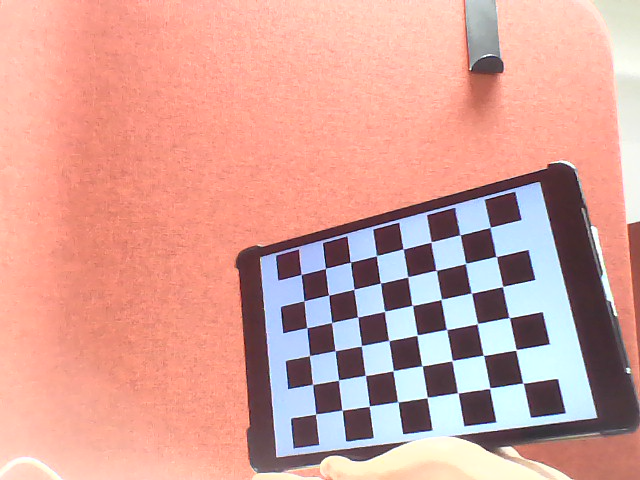
#> input picture images/img0.png, 640 x 480 px; its folder holds 5 pictures in this run
$ python calibrationMonocular.py   (older library calls are emulated)
#> lines starting #> are read from the running program, lines starting #| are printed output that depends on the picture; after the words box and inside, x2 and y2 are one past the last pixel; in counts of white or black regions, pixels touching at a corner belong together
import numpy as np
import cv2
import glob


# im Docker False, lokal auf True setzen
SHOW_IMAGES = False

# Definiere die Anzahl der inneren Ecken in der Schachbrettmuster
chessboard_size = (6, 8)
# abbruchkriterien für die Kalibrierung
criteria = (cv2.TERM_CRITERIA_EPS + cv2.TERM_CRITERIA_MAX_ITER, 30, 0.001)

# Arrays zur Speicherung der Objektpunkte und Bildpunkte
objpoints = []  # 3D Punkte in der realen Welt
imgpoints = []  # 2D Punkte in der Bildebene

# Erstelle die Objektpunkte basierend auf der Schachbrettgröße
objp = np.zeros((chessboard_size[0] * chessboard_size[1], 3), np.float32)
objp[:, :2] = np.mgrid[0:chessboard_size[0], 0:chessboard_size[1]].T.reshape(-1, 2)

# Lade alle Bilder aus dem Verzeichnis 'images' mit der Endung .png
images = glob.glob('images/*.png')
index = 0

for fname in images:
    img = cv2.imread(fname)
#> img is the input picture: shape (480, 640, 3); mean B, G, R 151, 160.1, 214.5
    gray = cv2.cvtColor(img, cv2.COLOR_BGR2GRAY)
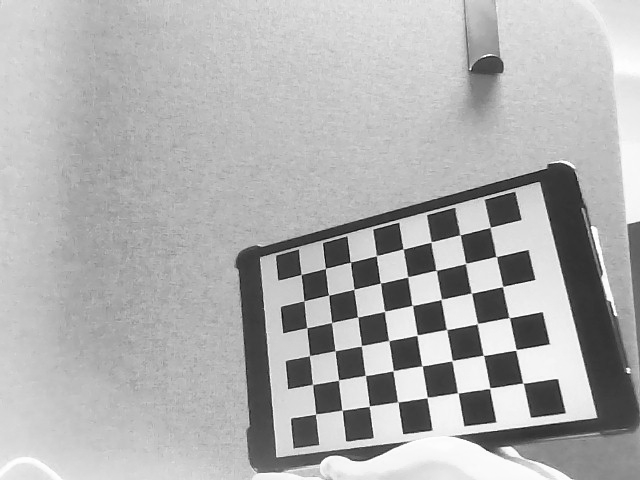
#> gray: shape (480, 640); min 3, max 255, mean 175.3

    # Finde die Ecken des Schachbrettmusters
    ret, corners = cv2.findChessboardCorners(gray, chessboard_size, None)
#> ret = True; corners = 48 rows, first 8: [490.5, 227.1], [496.3, 256.6], [502.7, 286.5], [509.3, 317.5], [516.1, 350], [522.8, 383], [460.2, 234.9], [465.9, 263.2]

    if ret:
        objpoints.append(objp)

        # Verfeinere die Eckpunkte für genauere Ergebnisse
        corners2 = cv2.cornerSubPix(gray, corners, (11, 11), (-1, -1), criteria)
#> corners2 = 48 rows, first 8: [490.2, 227.3], [496.1, 256.5], [502.6, 286.5], [509.2, 317.6], [515.9, 349.9], [522.9, 383.1], [460.1, 234.7], [465.5, 263.4]
        imgpoints.append(corners2)

        # Zeichne und zeige die gefundenen Ecken
        img = cv2.drawChessboardCorners(img, chessboard_size, corners2, ret)
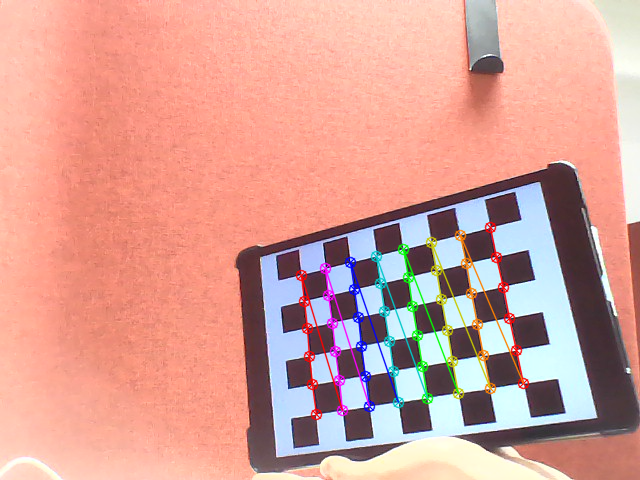
#> img: shape (480, 640, 3); 3.34% of pixels changed, all inside (x1, y1, x2, y2) = (295, 221, 530, 421)

        # Zeige das Bild und warte auf Tasteneingabe (ESC zum Beenden, Leertaste für nächstes Bild)
        if SHOW_IMAGES:
            cv2.imshow('img', img)
            k = cv2.waitKey(0)

            if k == 27:
                break
            elif k == 32:
                index += 1
                if index >= len(images):
                    print("Keine weiteren Bilder.")
                    index = 0

            cv2.destroyAllWindows()
#> pass 2 of the loop `for fname in images:`:
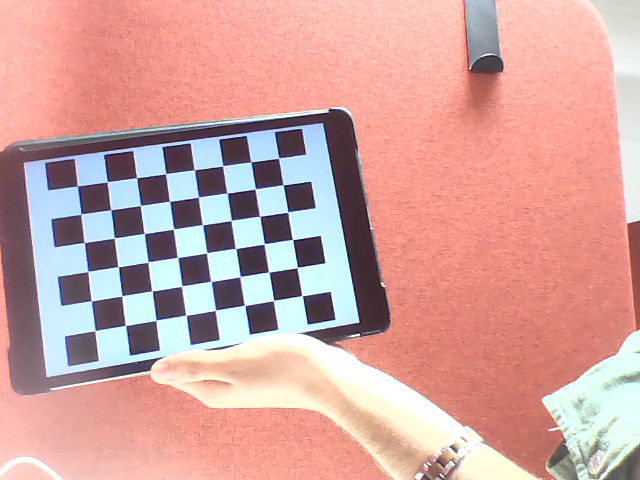
#> input picture images/img1.png, 640 x 480 px
#> img is the input picture: shape (480, 640, 3); mean B, G, R 158.6, 162.8, 210.3
#> `gray = cv2.cvtColor(img, cv2.COLOR_BGR2GRAY)`:
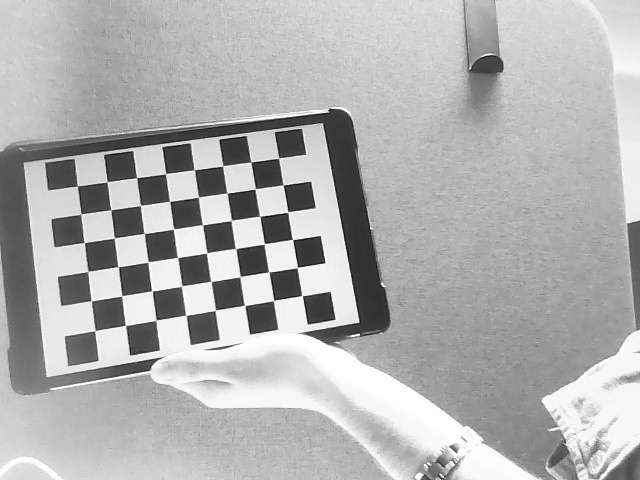
#> gray: shape (480, 640); min 9, max 255, mean 176.5
#> corners = 48 rows, first 8: [276, 161], [283.1, 185.2], [287.8, 212.2], [292.7, 239.5], [297.5, 267.4], [301.9, 295.4], [250.9, 162.1], [255.1, 189]
#> corners2 = 48 rows, first 8: [278.6, 158.1], [283.1, 184.9], [287.7, 212], [292.4, 239.6], [297.4, 267.5], [302, 295.7], [250.8, 162], [255.2, 188.9]
#> `img = cv2.drawChessboardCorners(img, chessboard_size, corners2, ret)`:
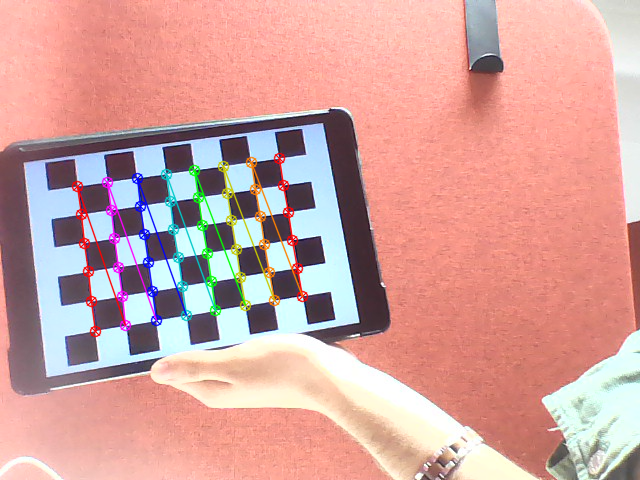
#> img: shape (480, 640, 3); 3.27% of pixels changed, all inside (x1, y1, x2, y2) = (71, 152, 309, 338)
#> pass 3 of the loop `for fname in images:`:
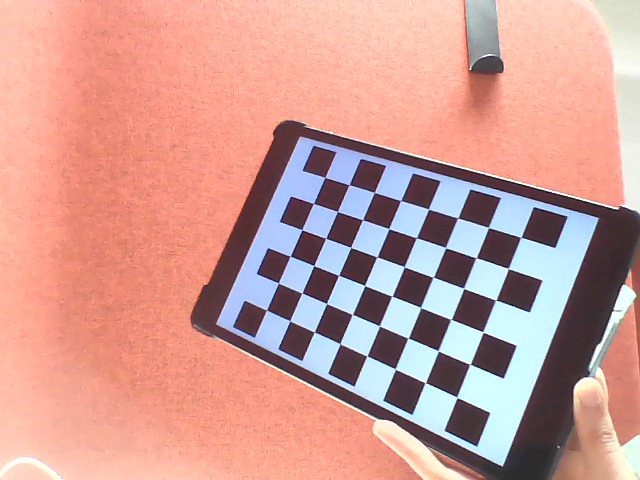
#> input picture images/img10.png, 640 x 480 px
#> img is the input picture: shape (480, 640, 3); mean B, G, R 148.5, 155.8, 206.8
#> `gray = cv2.cvtColor(img, cv2.COLOR_BGR2GRAY)`:
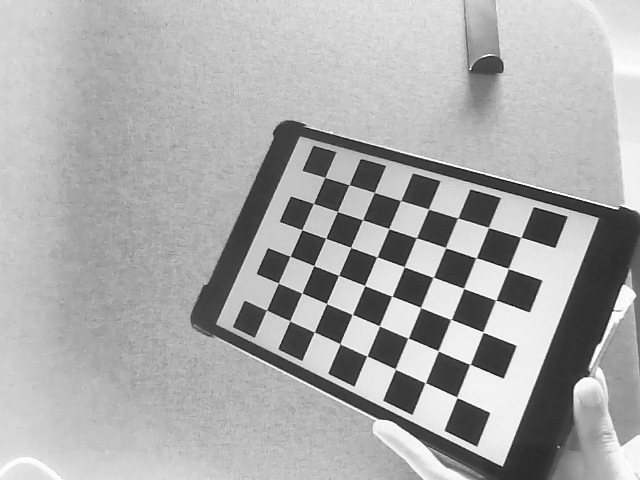
#> gray: shape (480, 640); min 5, max 255, mean 170.2
#> corners = 48 rows, first 8: [266.6, 310], [278.6, 283.1], [290, 256], [302.1, 229.4], [313.4, 203.3], [324.8, 177.5], [289.8, 320.6], [302.2, 292.9]
#> corners2 = 48 rows, first 8: [266.5, 310.1], [278.4, 283], [290.1, 256.2], [301.8, 229.6], [313.4, 203.5], [324.8, 177.4], [289.7, 320.7], [301.9, 292.9]
#> `img = cv2.drawChessboardCorners(img, chessboard_size, corners2, ret)`:
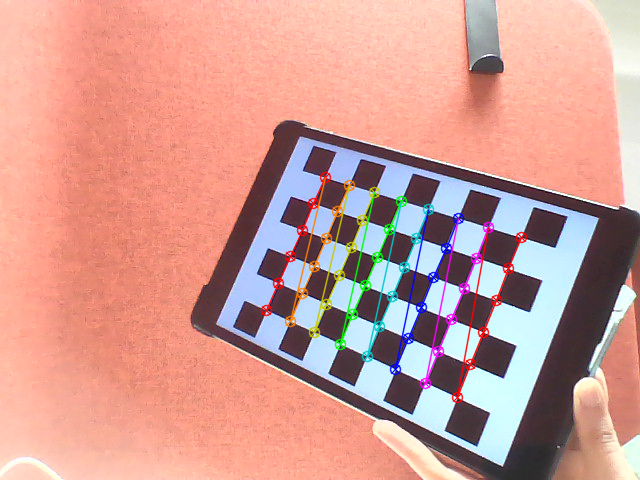
#> img: shape (480, 640, 3); 3.45% of pixels changed, all inside (x1, y1, x2, y2) = (260, 171, 528, 404)
#> the loop made 5 passes; the first 3 are shown


# Kalibriere die Kamera mit den gesammelten Punkten
ret, mtx, dist, rotation_vecs, translation_vecs = cv2.calibrateCamera(objpoints, imgpoints, gray.shape[::-1], None, None)

print("Kameramatrix:\n", mtx)
print("\nVerzerrungskoeffizienten:\n", dist)

# Gib für jede gefundene Ansicht die Rotationsmatrix und den Translationsvektor aus.
# OpenCV liefert Rotationsvektoren (Rodrigues). Wir konvertieren sie in Matrizen mit cv2.Rodrigues.
if rotation_vecs is not None and len(rotation_vecs) > 0:
    print("\nRotationsmatrizen und Translationsvektoren pro Ansicht:")
    for i, (rvec, tvec) in enumerate(zip(rotation_vecs, translation_vecs)):
        # rvec ist ein 3x1 Vektor; Rodrigues liefert die 3x3 Rotationsmatrix
        R, _ = cv2.Rodrigues(rvec)
        print(f"\nAnsicht {i}:")
        print("Rotationsmatrix (R):\n", R)
        # tvec ist üblicherweise ein (3,1) Vektor
        print("Translationsvektor (t):\n", tvec.reshape(-1, 1))
else:
    print("Keine Rotations-/Translationsvektoren gefunden. Überprüfe, ob genügend gültige Bilder vorhanden sind.")

# Berechne den Reprojektionsfehler
total_error = 0

for i in range(len(objpoints)):
    imgpoints2, _ = cv2.projectPoints(objpoints[i], rotation_vecs[i], translation_vecs[i], mtx, dist)
    error = cv2.norm(imgpoints[i], imgpoints2, cv2.NORM_L2) / len(imgpoints2)
    total_error += error

print("\nMittlerer Reprojektionsfehler: ", total_error / len(objpoints))

# Verzerre bild 0
img = cv2.imread('images/img0.png')
h, w = img.shape[:2]
#> h = 480; w = 640

distortion_strength = 25
dist_distort = dist * distortion_strength

# Erzeuge Verzerrungs-Mapping (inverse Richtung)
mapx, mapy = cv2.initUndistortRectifyMap(mtx, -dist_distort, None, mtx, (w, h), cv2.CV_32FC1)
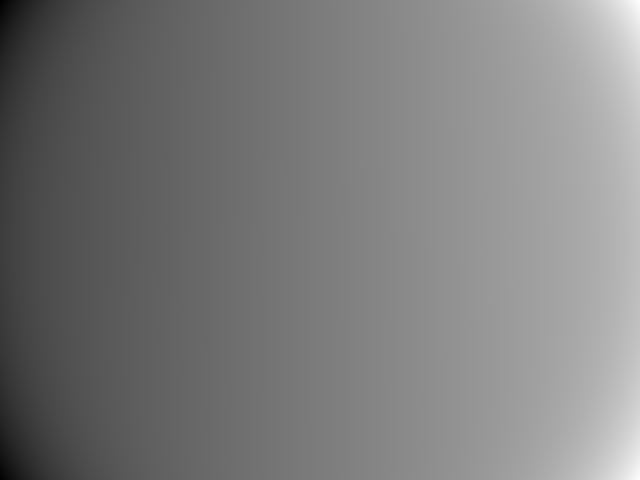
#> mapx: shape (480, 640) float32; min -450.8, max 1129.2, mean 321.2; drawn with min black and max white
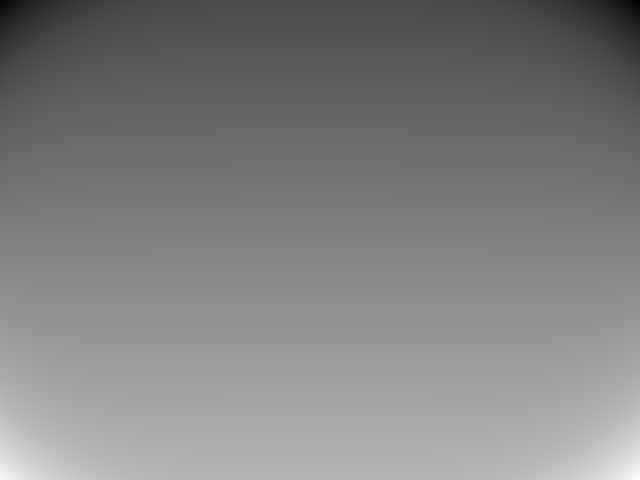
#> mapy: shape (480, 640) float32; min -372, max 829.1, mean 234.8; drawn with min black and max white

# Wende das Mapping auf dein Bild an → ergibt künstlich verzerrtes Bild
distorted_img = cv2.remap(img, mapx, mapy, cv2.INTER_LINEAR)
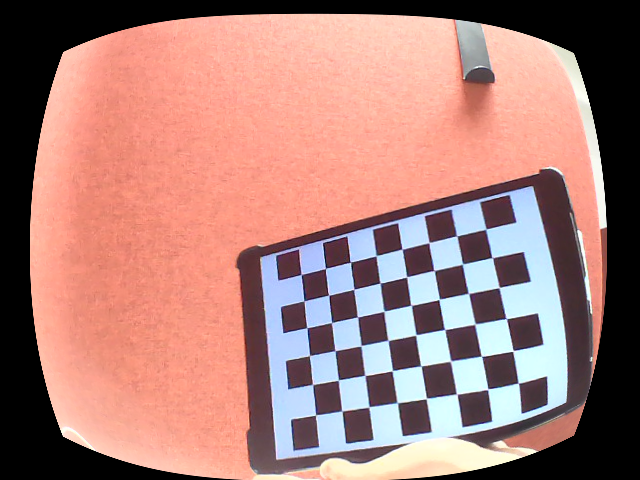
#> distorted_img: shape (480, 640, 3); mean B, G, R 119.8, 125.9, 168.8


if SHOW_IMAGES:
    cv2.imshow("Original", img)
    cv2.imshow("Verzerrt", distorted_img)
    cv2.waitKey(0)
    cv2.destroyAllWindows()

# Entzerre das verzerrte Bild
img = cv2.imread('images/img0.png')
h,  w = img.shape[:2]
newcameramtx, roi = cv2.getOptimalNewCameraMatrix(mtx, dist, (w,h), 1, (w,h))

# Entzerre das Bild
undistorted_img = cv2.undistort(img, mtx, dist, None, newcameramtx)
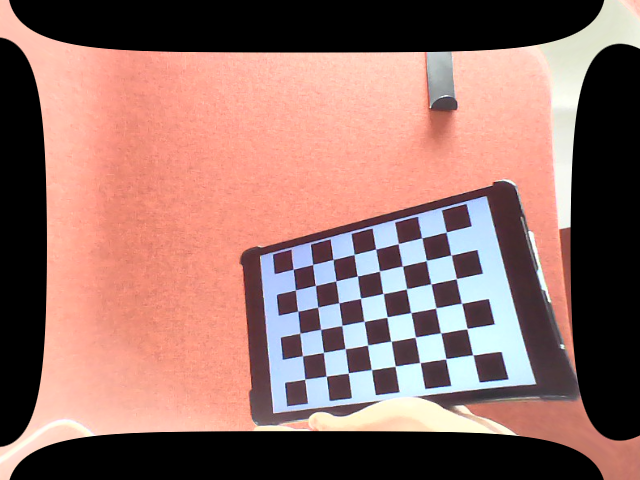
#> undistorted_img: shape (480, 640, 3); mean B, G, R 105.1, 111.7, 148.9

# Zuschneiden des Bildes basierend auf dem ROI
x, y, w, h = roi
undistorted_img = undistorted_img[y:y+h, x:x+w]
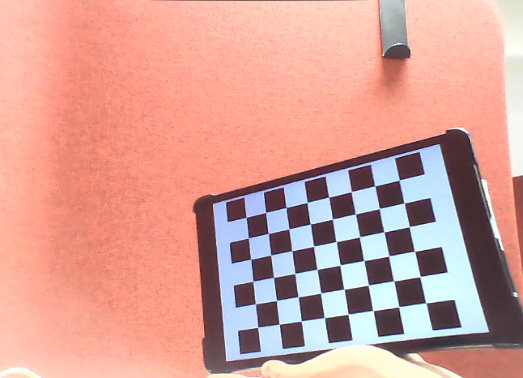
#> undistorted_img: shape (378, 523, 3); mean B, G, R 150.6, 159.6, 214.4

if SHOW_IMAGES:
    cv2.imshow('Entzerrt', undistorted_img)
    cv2.waitKey(0)
    cv2.destroyAllWindows()
